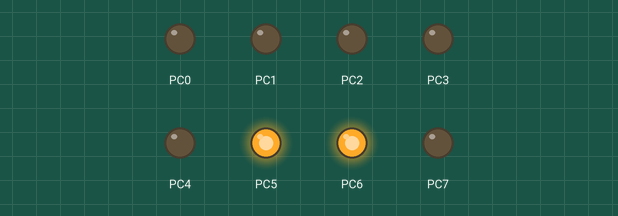
Bench run of a program on a simulated ATmega32, built with avr-gcc and emulated at 16 MHz. Shown: output pins drawn as LEDs (lit = HIGH). At 2.4 s the program stops and its outputs stay as they are.

Above: at 0.2 s.
At 2.4 s:
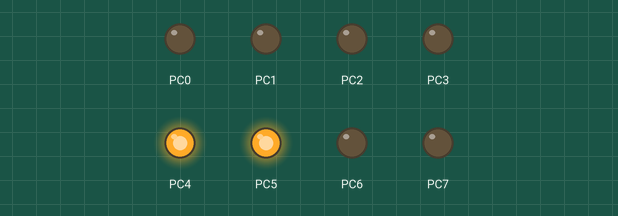
Timing chart, 0 to 3.9 s (numbered marks = the images above):
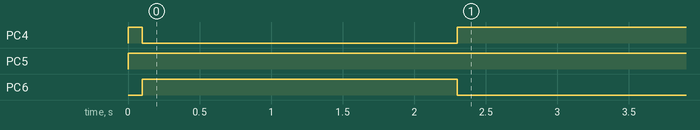

Measured:
- by itself, PC4: LOW → HIGH at 0.00 s, → LOW 0.10 s later, → HIGH 2.2 s later
- by itself, PC5: LOW → HIGH at 0.00 s
- by itself, PC6: LOW → HIGH at 0.10 s, → LOW 2.2 s later

The program:

main.c
```c
/*
 * stepper motor_01.c
 *
 * Created: 12/4/2021 7:50:28 AM
 * Author : Amal Shalinda
 */

#define F_CPU 16000000UL
#include <avr/io.h>
#include <util/delay.h>

void initSteppers(){

	DDRC = 0xFF;
}

void rotateStepper_4(int direction){
	// clockwise-1
	// Counterclockwise-0
	// 1 distance unit = 1 rotating

	int period;
	period = 100;
	if (direction == 1)
	{
		/* Rotate  clockwise */
		PORTC = 0x30;
		_delay_ms(period);
		PORTC = 0x60;
		_delay_ms(period);
	}
	else
	{
		/* Rotate  Counterclockwise  */
		PORTC = 0x60;
		_delay_ms(period);
		PORTC = 0x30;
		_delay_ms(period);
	}
}

int main(void)
{
	initSteppers();
	rotateStepper_4(1);
	_delay_ms(2000);
	rotateStepper_4(0);
}
```
